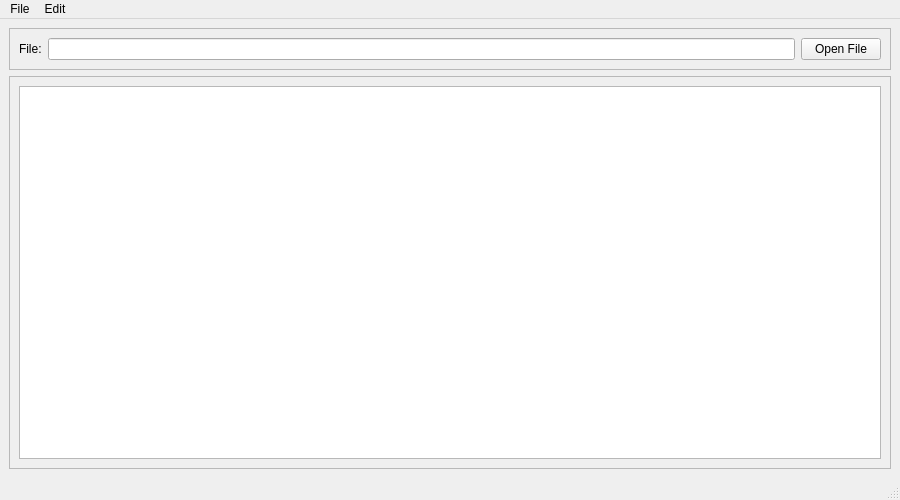
<?xml version="1.0" encoding="UTF-8"?>
<ui version="4.0">
 <class>MainWindow</class>
 <widget class="QMainWindow" name="MainWindow">
  <property name="geometry">
   <rect>
    <x>0</x>
    <y>0</y>
    <width>900</width>
    <height>500</height>
   </rect>
  </property>
  <property name="sizePolicy">
   <sizepolicy hsizetype="Preferred" vsizetype="Preferred">
    <horstretch>0</horstretch>
    <verstretch>0</verstretch>
   </sizepolicy>
  </property>
  <property name="windowTitle">
   <string>MainWindow</string>
  </property>
  <widget class="QWidget" name="centralwidget">
   <property name="enabled">
    <bool>true</bool>
   </property>
   <layout class="QGridLayout" name="gridLayout_2">
    <item row="0" column="0" rowspan="2">
     <widget class="QFrame" name="frame_2">
      <property name="frameShape">
       <enum>QFrame::StyledPanel</enum>
      </property>
      <property name="frameShadow">
       <enum>QFrame::Raised</enum>
      </property>
      <layout class="QHBoxLayout" name="horizontalLayout">
       <item>
        <widget class="QLabel" name="fileLabel">
         <property name="text">
          <string>File:</string>
         </property>
        </widget>
       </item>
       <item>
        <widget class="QLineEdit" name="fileSource"/>
       </item>
       <item>
        <widget class="QPushButton" name="openFile">
         <property name="text">
          <string>Open File</string>
         </property>
        </widget>
       </item>
      </layout>
     </widget>
    </item>
    <item row="2" column="0">
     <widget class="QFrame" name="frame">
      <property name="sizePolicy">
       <sizepolicy hsizetype="Preferred" vsizetype="Preferred">
        <horstretch>0</horstretch>
        <verstretch>0</verstretch>
       </sizepolicy>
      </property>
      <property name="frameShape">
       <enum>QFrame::StyledPanel</enum>
      </property>
      <property name="frameShadow">
       <enum>QFrame::Raised</enum>
      </property>
      <layout class="QGridLayout" name="gridLayout">
       <item row="0" column="0">
        <widget class="QTableView" name="tableView">
         <property name="sortingEnabled">
          <bool>true</bool>
         </property>
         <property name="wordWrap">
          <bool>true</bool>
         </property>
         <attribute name="horizontalHeaderCascadingSectionResizes">
          <bool>true</bool>
         </attribute>
         <attribute name="horizontalHeaderMinimumSectionSize">
          <number>30</number>
         </attribute>
         <attribute name="horizontalHeaderDefaultSectionSize">
          <number>50</number>
         </attribute>
         <attribute name="horizontalHeaderStretchLastSection">
          <bool>true</bool>
         </attribute>
         <attribute name="verticalHeaderCascadingSectionResizes">
          <bool>true</bool>
         </attribute>
         <attribute name="verticalHeaderMinimumSectionSize">
          <number>15</number>
         </attribute>
         <attribute name="verticalHeaderDefaultSectionSize">
          <number>50</number>
         </attribute>
         <attribute name="verticalHeaderShowSortIndicator" stdset="0">
          <bool>true</bool>
         </attribute>
         <attribute name="verticalHeaderStretchLastSection">
          <bool>false</bool>
         </attribute>
        </widget>
       </item>
      </layout>
     </widget>
    </item>
   </layout>
  </widget>
  <widget class="QMenuBar" name="menubar">
   <property name="geometry">
    <rect>
     <x>0</x>
     <y>0</y>
     <width>900</width>
     <height>37</height>
    </rect>
   </property>
   <widget class="QMenu" name="menuFile">
    <property name="title">
     <string>File</string>
    </property>
    <addaction name="actionNew"/>
    <addaction name="separator"/>
    <addaction name="actionSave"/>
   </widget>
   <widget class="QMenu" name="menuEdit">
    <property name="title">
     <string>Edit</string>
    </property>
    <addaction name="actionUndo"/>
    <addaction name="actionRedo"/>
    <addaction name="separator"/>
    <addaction name="actionCut"/>
    <addaction name="actionCopy"/>
    <addaction name="actionPaste"/>
    <addaction name="separator"/>
   </widget>
   <addaction name="menuFile"/>
   <addaction name="menuEdit"/>
  </widget>
  <widget class="QStatusBar" name="statusbar"/>
  <action name="actionNew">
   <property name="text">
    <string>New</string>
   </property>
  </action>
  <action name="actionOpen">
   <property name="text">
    <string>Open</string>
   </property>
  </action>
  <action name="actionSave">
   <property name="text">
    <string>Save</string>
   </property>
  </action>
  <action name="actionSave_As">
   <property name="text">
    <string>Save As</string>
   </property>
  </action>
  <action name="actionUndo">
   <property name="text">
    <string>Undo</string>
   </property>
  </action>
  <action name="actionRedo">
   <property name="text">
    <string>Redo</string>
   </property>
  </action>
  <action name="actionCut">
   <property name="text">
    <string>Cut</string>
   </property>
  </action>
  <action name="actionCopy">
   <property name="text">
    <string>Copy</string>
   </property>
  </action>
  <action name="actionPaste">
   <property name="text">
    <string>Paste</string>
   </property>
  </action>
 </widget>
 <resources/>
 <connections/>
</ui>
